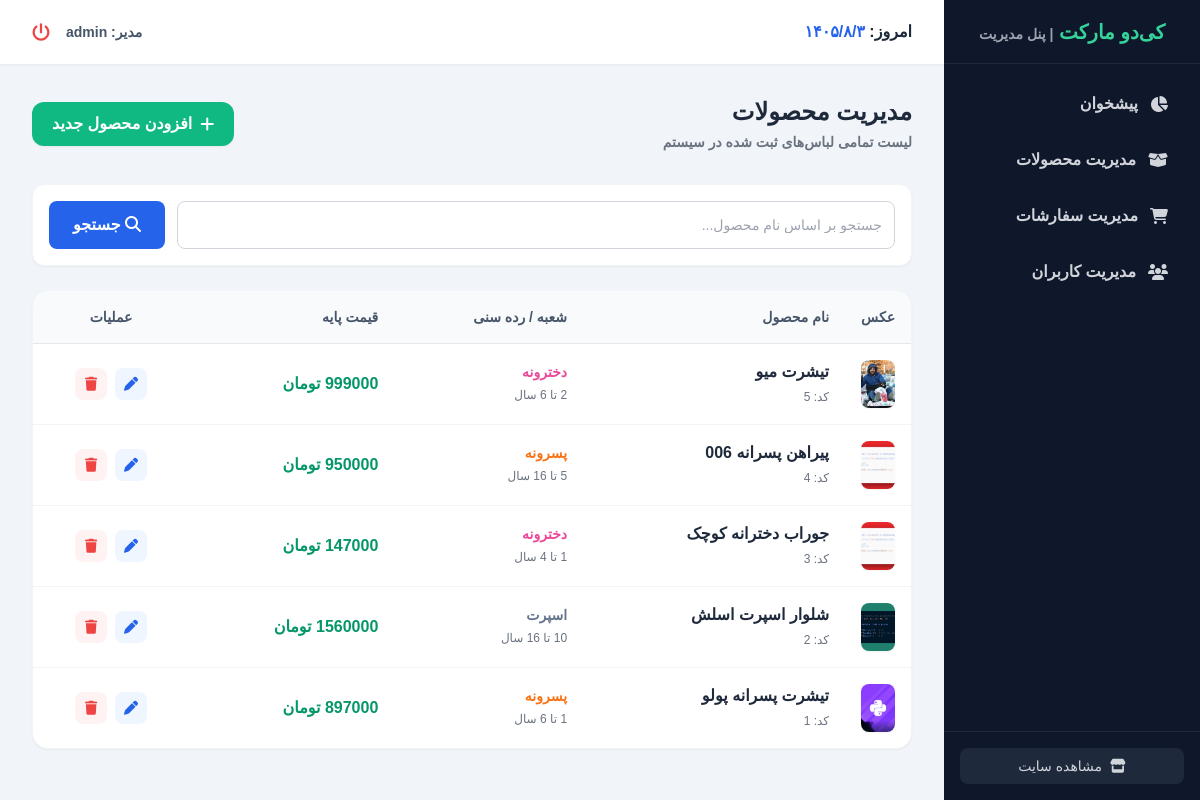
Page /dashboard/products/ (signed in) on the committed database.
### products/models.py (models this page shows, shortened)
class Products(models.Model):
    GENDER_CHOICES = [
        ('boy', 'پسرونه'),
        ('girl', 'دخترونه'),
        ('unisex', 'اسپرت (مشترک)'),
    ]
    name = models.CharField(max_length=200, verbose_name="نام لباس")
    description = models.TextField(verbose_name="توضیحات کامل")
    category = models.ForeignKey('Category', on_delete=models.SET_NULL, null=True, blank=True, related_name='products', verbose_name="دسته بندی")
    price = models.PositiveIntegerField(verbose_name="قیمت (تومان)")
    gender = models.CharField(max_length=10, choices=GENDER_CHOICES, verbose_name="دسته‌بندی")
    min_age = models.PositiveIntegerField(verbose_name="حداقل سن (سال)", default=1)
    max_age = models.PositiveIntegerField(verbose_name="حداکثر سن (سال)", default=16)
    stock = models.PositiveIntegerField(verbose_name="موجودی در انبار", default=0)
    is_active = models.BooleanField(default=True, verbose_name="فعال برای فروش")
    image = models.ImageField(upload_to='products/%Y/%m/', verbose_name="عکس لباس", null=True, blank=True)
    class Meta:
        verbose_name = "محصول"
        verbose_name_plural = "محصولات"

### dashboard/views.py (the view)
# urls.py: path('products/', views.dashboard_product_list, name='dashboard_product_list'),
@staff_member_required
def dashboard_product_list(request):
    query = request.GET.get('q', '')
    if query:
        products_list = Products.objects.filter(
            Q(name__icontains=query) | Q(description__icontains=query)
        ).order_by('-id')
    else:
        products_list = Products.objects.all().order_by('-id')
    paginator = Paginator(products_list, 15)
    page_number = request.GET.get('page')
    products = paginator.get_page(page_number)
    context = {
        'products': products,
    }
    return render(request, 'dashboard/product_list.html', context)

### cart/context_processors.py (called while the page is built)
def cart(request):
    return {'cart': Cart(request)}

### dashboard/templates/dashboard/product_list.html (shortened to what this page needs)
{% extends "dashboard/dashboard_base.html" %}
{% block dashboard_content %}
<div class="flex flex-col md:flex-row justify-between md:items-center mb-8 gap-4">
    <div>
        <h2 class="text-2xl font-bold text-slate-800">مدیریت محصولات</h2>
        <p class="text-gray-500 mt-1 text-sm font-bold">لیست تمامی لباس‌های ثبت شده در سیستم</p>
    </div>
    <a href="#" class="bg-emerald-500 hover:bg-emerald-600 text-white font-bold py-2.5 px-5 rounded-xl transition shadow-sm flex items-center gap-2">
        <i class="fa-solid fa-plus"></i> افزودن محصول جدید
    </a>
</div>
<div class="bg-white p-4 rounded-xl border border-gray-100 shadow-sm mb-6">
    <form method="get" class="flex flex-col sm:flex-row gap-3">
        <input type="text" name="q" value="{{ request.GET.q }}" placeholder="جستجو بر اساس نام محصول..." class="flex-1 p-3 rounded-lg border border-gray-300 focus:border-blue-500 focus:ring-0 outline-none font-sans text-sm transition">
        <button type="submit" class="bg-blue-600 hover:bg-blue-700 text-white font-bold py-3 px-6 rounded-lg transition">
            <i class="fa-solid fa-magnifying-glass"></i> جستجو
        </button>
    </form>
</div>
<div class="bg-white rounded-2xl border border-gray-100 shadow-sm overflow-hidden">
    <div class="overflow-x-auto">
        <table class="w-full text-right whitespace-nowrap">
            <thead class="bg-slate-50 text-slate-600 border-b border-gray-200">
                <tr>
                    <th class="p-4 font-bold text-sm w-16">عکس</th>
                    <th class="p-4 font-bold text-sm">نام محصول</th>
                    <th class="p-4 font-bold text-sm">شعبه / رده سنی</th>
                    <th class="p-4 font-bold text-sm">قیمت پایه</th>
                    <th class="p-4 font-bold text-sm text-center">عملیات</th>
                </tr>
            </thead>
            <tbody class="divide-y divide-gray-100">
                {% for product in products %}
                    <tr class="hover:bg-slate-50 transition duration-150">
                        <td class="p-4">
                            {% if product.image %}
                                <img src="{{ product.image.url }}" class="w-12 h-12 object-cover rounded-lg shadow-sm">
                            {% else %}
                                <div class="w-12 h-12 bg-slate-200 rounded-lg flex items-center justify-center text-gray-500 text-xs">بدون عکس</div>
                            {% endif %}
                        </td>
                        <td class="p-4">
                            <strong class="text-slate-800 block">{{ product.name }}</strong>
                            <span class="text-xs text-gray-500">کد: {{ product.id }}</span>
                        </td>
                        <td class="p-4">
                            <span class="block text-sm font-bold {% if product.gender == 'girl' %}text-pink-500{% elif product.gender == 'boy' %}text-orange-500{% else %}text-slate-500{% endif %}">
                                {% if product.gender == 'boy' %}پسرونه{% elif product.gender == 'girl' %}دخترونه{% else %}اسپرت{% endif %}
                            </span>
                            <span class="text-xs text-gray-500">{{ product.min_age }} تا {{ product.max_age }} سال</span>
                        </td>
                        <td class="p-4 text-emerald-600 font-bold">{{ product.price }} تومان</td>
                        <td class="p-4 text-center">
                            <div class="flex justify-center gap-2">
                                <a href="{% url 'dashboard_product_edit' product.id %}" class="w-8 h-8 flex items-center justify-center bg-blue-50 text-blue-600 hover:bg-blue-500 hover:text-white rounded-lg transition" title="ویرایش">
                                    <i class="fa-solid fa-pen text-sm"></i>
                                </a>
                                <a href="{% url 'dashboard_product_delete' product.id %}" class="w-8 h-8 flex items-center justify-center bg-red-50 text-red-500 hover:bg-red-500 hover:text-white rounded-lg transition" title="حذف">
                                    <i class="fa-solid fa-trash text-sm"></i>
                                </a>
                            </div>
                        </td>
                    </tr>
                {% empty %}
                    <tr>
                        <td colspan="5" class="p-8 text-center text-gray-500 font-bold">هیچ محصولی یافت نشد.</td>
                    </tr>
                {% endfor %}
            </tbody>
        </table>
    </div>
</div>
{% endblock %}

### dashboard/templates/dashboard/dashboard_base.html (shortened to what this page needs)
<!DOCTYPE html>
<html lang="fa" dir="rtl">
<head>
    <link href="https://cdn.jsdelivr.net/gh/rastikerdar/vazirmatn@v33.0.0/Vazirmatn-font-face.css" rel="stylesheet" />
    <script src="https://cdn.tailwindcss.com"></script>
    <link rel="stylesheet" href="https://cdnjs.cloudflare.com/ajax/libs/font-awesome/6.4.0/css/all.min.css">
</head>
<body class="bg-slate-100 font-sans flex h-screen overflow-hidden">
    <aside class="w-64 bg-slate-900 text-white flex flex-col h-full shrink-0">
        <div class="h-16 flex items-center justify-center border-b border-slate-800">
            <h1 class="text-xl font-bold text-emerald-400">کی‌دو مارکت <span class="text-sm text-gray-400">| پنل مدیریت</span></h1>
        </div>
        <nav class="flex-1 p-4 space-y-2 overflow-y-auto">
            <a href="{% url 'dashboard_home' %}" class="flex items-center gap-3 px-4 py-3 hover:bg-slate-800 text-gray-300 hover:text-white rounded-xl font-bold transition">
                <i class="fa-solid fa-chart-pie"></i> پیشخوان
            </a>
            <a href="{% url 'dashboard_product_list' %}" class="flex items-center gap-3 px-4 py-3 hover:bg-slate-800 text-gray-300 hover:text-white rounded-xl font-bold transition">
                <i class="fa-solid fa-box-open"></i> مدیریت محصولات
            </a>
            <a href="{% url 'dashboard_order_list' %}" class="flex items-center gap-3 px-4 py-3 hover:bg-slate-800 text-gray-300 hover:text-white rounded-xl font-bold transition">
                <i class="fa-solid fa-cart-shopping"></i> مدیریت سفارشات
            </a>
            <a href="{% url 'dashboard_user_list' %}" class="flex items-center gap-3 px-4 py-3 hover:bg-slate-800 text-gray-300 hover:text-white rounded-xl font-bold transition">
                <i class="fa-solid fa-users"></i> مدیریت کاربران
            </a>
        </nav>
        <div class="p-4 border-t border-slate-800">
            <a href="/" class="flex items-center justify-center gap-2 w-full px-4 py-2 bg-slate-800 hover:bg-slate-700 text-gray-300 rounded-lg transition text-sm">
                <i class="fa-solid fa-store"></i> مشاهده سایت
            </a>
        </div>
    </aside>
    <main class="flex-1 flex flex-col h-full overflow-hidden">
        <header class="h-16 bg-white shadow-sm flex items-center justify-between px-8 shrink-0">
            <div class="text-slate-800 font-bold">
                امروز: <span id="current-date" class="text-blue-600"></span>
            </div>
            <div class="flex items-center gap-4">
                <span class="text-sm font-bold text-slate-600">مدیر: {{ request.user.username }}</span>
                <a href="{% url 'accounts:logout' %}" class="text-red-500 hover:text-red-700 transition">
                    <i class="fa-solid fa-power-off text-lg"></i>
                </a>
            </div>
        </header>
        <div class="flex-1 overflow-y-auto p-8">
            {% block dashboard_content %}
            {% endblock %}
        </div>
    </main>
</body>
</html>

### rows in the picture
Products: image (picture), name "تیشرت میو", id "5", gender "دخترونه", max_age "6", price "999000"
Products: image (picture), name "پیراهن پسرانه 006", id "4", gender "پسرونه", price "950000"
Products: image (picture), name "جوراب دخترانه کوچک", id "3", gender "دخترونه", max_age "4", price "147000"
Products: image (picture), name "شلوار اسپرت اسلش", id "2", gender "اسپرت", price "1560000"
Products: image (picture), name "تیشرت پسرانه پولو", id "1", gender "پسرونه", max_age "6", price "897000"

### other values in the picture
{{ request.user.username }} "admin"
